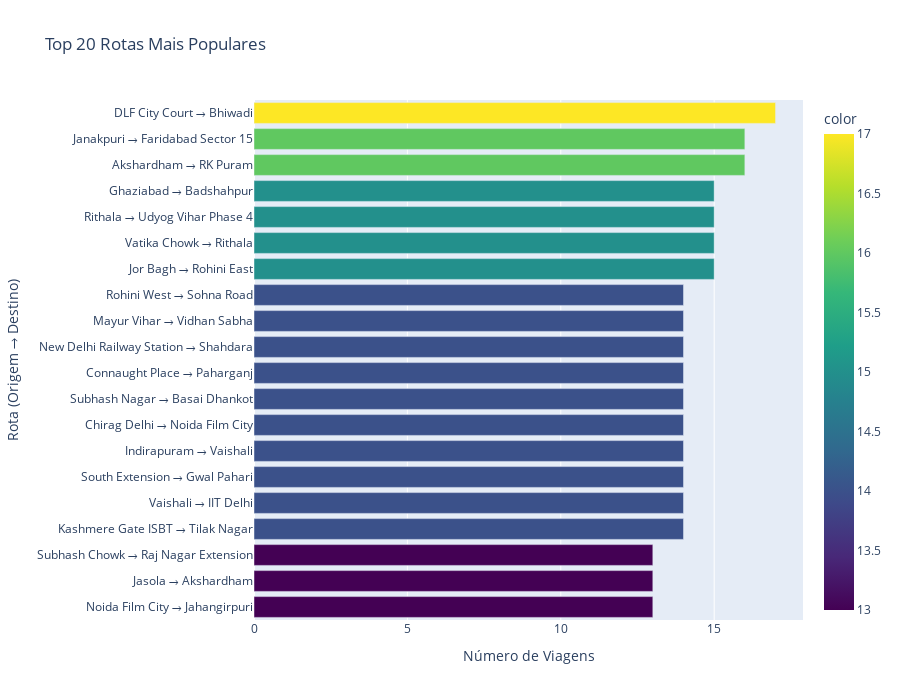

Here is the notebook cell this chart was saved with:
### Markdown cell above
# Análise de Rotas Mais Populares

A análise das rotas mais populares revela que a rota DLF City Court → Bhiwadi lidera com aproximadamente 17 viagens, seguida por Janakpuri → Faridabad Sector 15 e Akshardham → RK Puram com cerca de 16 viagens cada. O dataset apresenta alta fragmentação, com milhares de rotas únicas e grande quantidade de rotas com apenas uma viagem, indicando que as top 10 rotas representam uma concentração muito baixa do total de viagens. Esse padrão sugere um comportamento altamente diversificado dos usuários, com poucas rotas recorrentes, o que dificulta a previsibilidade de demanda por trajeto específico, mas reforça a importância de manter cobertura ampla e disponibilidade de motoristas distribuída geograficamente em vez de concentrada em corredores fixos.

### Code cell
# Análise de rotas mais populares
df['Route'] = df['Pickup Location'] + ' → ' + df['Drop Location']
top_routes = df['Route'].value_counts().head(20)

print(f"\nTotal de rotas únicas: {df['Route'].nunique()}")
print(f"Rotas com apenas 1 viagem: {(df['Route'].value_counts() == 1).sum()}")
print(f"Concentração: As top 10 rotas representam {(top_routes.head(10).sum() / len(df) * 100):.2f}% das viagens")

# Gráfico das rotas mais populares
fig = px.bar(x=top_routes.values, y=top_routes.index, orientation='h',
             title='Top 20 Rotas Mais Populares',
             labels={'x': 'Número de Viagens', 'y': 'Rota (Origem → Destino)'},
             color=top_routes.values,
             color_continuous_scale='viridis')
fig.update_layout(height=700, yaxis={'categoryorder':'total ascending'})
fig.show()

### Figure 1 — Plotly figure (JSON) as saved in the notebook; plotly's stock layout.template omitted (floating-point values rounded to 4 significant figures)
{"data": [{"hovertemplate": "Número de Viagens=%{x}<br>Rota (Origem → Destino)=%{y}<br>color=%{marker.color}<extra></extra>", "legendgroup": "", "marker": {"color": [17, 16, 16, 15, 15, 15, 15, 14, 14, 14, 14, 14, 14, 14, 14, 14, 14, 13, 13, 13], "coloraxis": "coloraxis", "pattern": {"shape": ""}}, "name": "", "orientation": "h", "showlegend": false, "textposition": "auto", "type": "bar", "x": [17, 16, 16, 15, 15, 15, 15, 14, 14, 14, 14, 14, 14, 14, 14, 14, 14, 13, 13, 13], "xaxis": "x", "y": ["DLF City Court → Bhiwadi", "Akshardham → RK Puram", "Janakpuri → Faridabad Sector 15", "Jor Bagh → Rohini East", "Vatika Chowk → Rithala", "Rithala → Udyog Vihar Phase 4", "Ghaziabad → Badshahpur", "Kashmere Gate ISBT → Tilak Nagar", "Vaishali → IIT Delhi", "South Extension → Gwal Pahari", "Indirapuram → Vaishali", "Chirag Delhi → Noida Film City", "Subhash Nagar → Basai Dhankot", "Connaught Place → Paharganj", "New Delhi Railway Station → Shahdara", "Mayur Vihar → Vidhan Sabha", "Rohini West → Sohna Road", "Noida Film City → Jahangirpuri", "Jasola → Akshardham", "Subhash Chowk → Raj Nagar Extension"], "yaxis": "y"}], "layout": {"barmode": "relative", "coloraxis": {"colorbar": {"title": {"text": "color"}}, "colorscale": [[0, "#440154"], [0.1111, "#482878"], [0.2222, "#3e4989"], [0.3333, "#31688e"], [0.4444, "#26828e"], [0.5556, "#1f9e89"], [0.6667, "#35b779"], [0.7778, "#6ece58"], [0.8889, "#b5de2b"], [1, "#fde725"]]}, "height": 700, "legend": {"tracegroupgap": 0}, "title": {"text": "Top 20 Rotas Mais Populares"}, "xaxis": {"anchor": "y", "domain": [0, 1], "title": {"text": "Número de Viagens"}}, "yaxis": {"anchor": "x", "categoryorder": "total ascending", "domain": [0, 1], "title": {"text": "Rota (Origem → Destino)"}}}}
